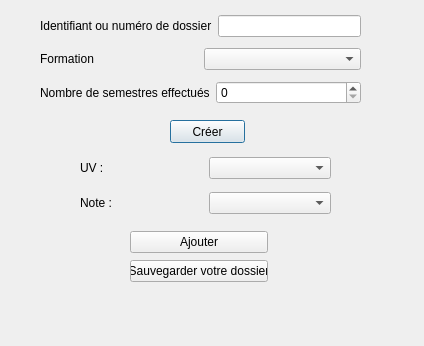
<?xml version="1.0" encoding="UTF-8"?>
<ui version="4.0">
 <class>Dossier</class>
 <widget class="QDialog" name="Dossier">
  <property name="geometry">
   <rect>
    <x>0</x>
    <y>0</y>
    <width>424</width>
    <height>346</height>
   </rect>
  </property>
  <property name="windowTitle">
   <string>Dialog</string>
  </property>
  <widget class="QWidget" name="layoutWidget">
   <property name="geometry">
    <rect>
     <x>40</x>
     <y>10</y>
     <width>321</width>
     <height>101</height>
    </rect>
   </property>
   <layout class="QVBoxLayout" name="verticalLayout">
    <item>
     <layout class="QHBoxLayout" name="horizontalLayout">
      <item>
       <widget class="QLabel" name="label">
        <property name="text">
         <string>Identifiant ou numéro de dossier</string>
        </property>
       </widget>
      </item>
      <item>
       <widget class="QLineEdit" name="dossierID"/>
      </item>
     </layout>
    </item>
    <item>
     <layout class="QHBoxLayout" name="horizontalLayout_2">
      <item>
       <widget class="QLabel" name="label_2">
        <property name="text">
         <string>Formation</string>
        </property>
       </widget>
      </item>
      <item>
       <widget class="QComboBox" name="formationDosierCombo"/>
      </item>
     </layout>
    </item>
    <item>
     <layout class="QHBoxLayout" name="horizontalLayout_3">
      <item>
       <widget class="QLabel" name="label_3">
        <property name="text">
         <string>Nombre de semestres effectués</string>
        </property>
       </widget>
      </item>
      <item>
       <widget class="QSpinBox" name="nbSemestreSpin">
        <property name="maximum">
         <number>5</number>
        </property>
       </widget>
      </item>
     </layout>
    </item>
   </layout>
  </widget>
  <widget class="QPushButton" name="createDosiier">
   <property name="geometry">
    <rect>
     <x>170</x>
     <y>120</y>
     <width>75</width>
     <height>23</height>
    </rect>
   </property>
   <property name="text">
    <string>Créer</string>
   </property>
  </widget>
  <widget class="QWidget" name="layoutWidget_2">
   <property name="geometry">
    <rect>
     <x>80</x>
     <y>150</y>
     <width>251</width>
     <height>71</height>
    </rect>
   </property>
   <layout class="QVBoxLayout" name="verticalLayout_2">
    <item>
     <layout class="QHBoxLayout" name="horizontalLayout_4">
      <item>
       <widget class="QLabel" name="uvlabel">
        <property name="text">
         <string>UV :</string>
        </property>
       </widget>
      </item>
      <item>
       <widget class="QComboBox" name="uvsComboBox"/>
      </item>
     </layout>
    </item>
    <item>
     <layout class="QHBoxLayout" name="horizontalLayout_5">
      <item>
       <widget class="QLabel" name="noteLabel">
        <property name="text">
         <string>Note :</string>
        </property>
       </widget>
      </item>
      <item>
       <widget class="QComboBox" name="noteCombo"/>
      </item>
     </layout>
    </item>
   </layout>
  </widget>
  <widget class="QWidget" name="">
   <property name="geometry">
    <rect>
     <x>130</x>
     <y>230</y>
     <width>138</width>
     <height>54</height>
    </rect>
   </property>
   <layout class="QVBoxLayout" name="verticalLayout_3">
    <item>
     <widget class="QPushButton" name="ajouterInscription">
      <property name="text">
       <string>Ajouter</string>
      </property>
     </widget>
    </item>
    <item>
     <widget class="QPushButton" name="Sauvegarder">
      <property name="text">
       <string>Sauvegarder votre dossier</string>
      </property>
     </widget>
    </item>
   </layout>
  </widget>
 </widget>
 <resources/>
 <connections/>
</ui>
